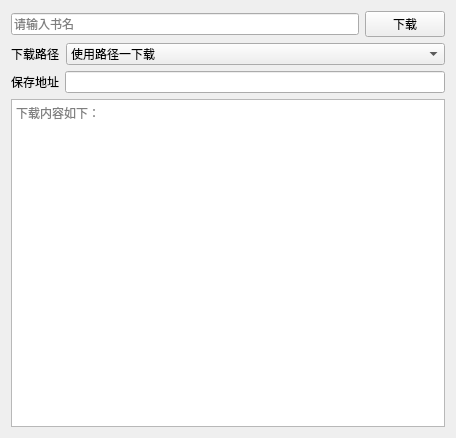
<?xml version="1.0" encoding="UTF-8"?>
<ui version="4.0">
 <class>Form</class>
 <widget class="QWidget" name="Form">
  <property name="geometry">
   <rect>
    <x>0</x>
    <y>0</y>
    <width>456</width>
    <height>438</height>
   </rect>
  </property>
  <property name="windowTitle">
   <string>Novel_Download</string>
  </property>
  <layout class="QVBoxLayout" name="verticalLayout">
   <item>
    <layout class="QHBoxLayout" name="horizontalLayout_3">
     <item>
      <layout class="QHBoxLayout" name="horizontalLayout">
       <item>
        <widget class="QLineEdit" name="name">
         <property name="placeholderText">
          <string>请输入书名</string>
         </property>
        </widget>
       </item>
      </layout>
     </item>
     <item>
      <widget class="QPushButton" name="downbutton">
       <property name="text">
        <string>下载</string>
       </property>
      </widget>
     </item>
    </layout>
   </item>
   <item>
    <layout class="QHBoxLayout" name="horizontalLayout_2">
     <item>
      <widget class="QLabel" name="downroadlabel">
       <property name="text">
        <string>下载路径</string>
       </property>
      </widget>
     </item>
     <item>
      <widget class="QComboBox" name="downroad">
       <property name="sizePolicy">
        <sizepolicy hsizetype="Preferred" vsizetype="Fixed">
         <horstretch>20</horstretch>
         <verstretch>0</verstretch>
        </sizepolicy>
       </property>
       <item>
        <property name="text">
         <string>使用路径一下载</string>
        </property>
       </item>
       <item>
        <property name="text">
         <string>使用路径二下载</string>
        </property>
       </item>
       <item>
        <property name="text">
         <string>使用路径三下载</string>
        </property>
       </item>
      </widget>
     </item>
    </layout>
   </item>
   <item>
    <layout class="QHBoxLayout" name="horizontalLayout_4">
     <item>
      <widget class="QLabel" name="savepathlabel">
       <property name="text">
        <string>保存地址</string>
       </property>
      </widget>
     </item>
     <item>
      <widget class="QLineEdit" name="savepath"/>
     </item>
    </layout>
   </item>
   <item>
    <widget class="QPlainTextEdit" name="content">
     <property name="placeholderText">
      <string>下载内容如下：</string>
     </property>
    </widget>
   </item>
  </layout>
 </widget>
 <resources/>
 <connections/>
</ui>
